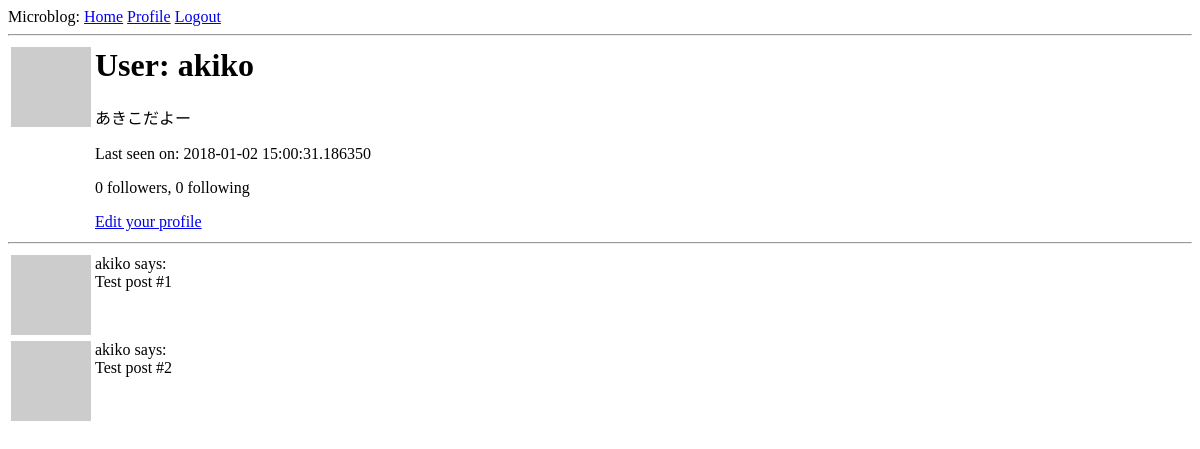
/user/akiko (signed in), run on an earlier commit of the app's database.
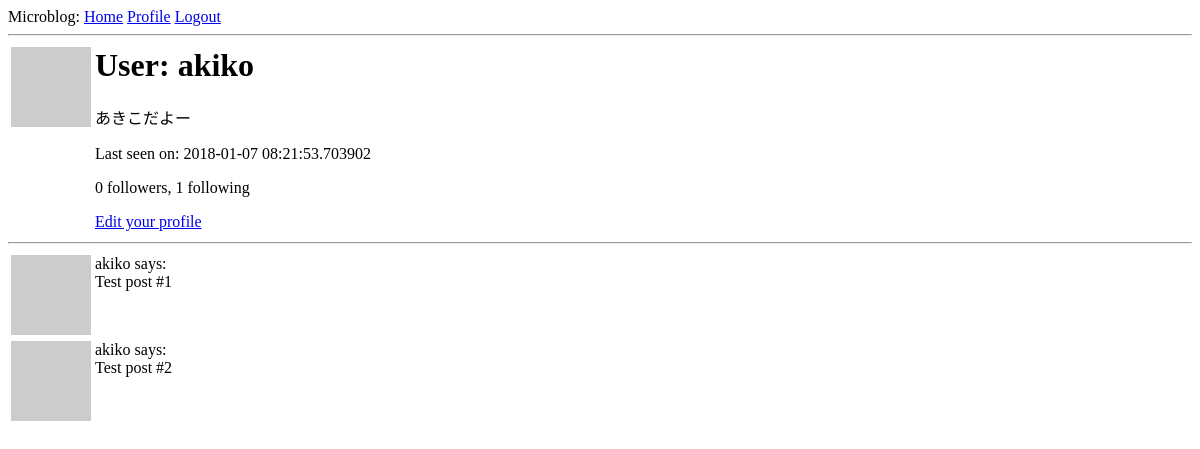
And on a later commit of the database.
### app/models.py (models this page shows, shortened)
class User(UserMixin,db.Model):
    id = db.Column(db.Integer,primary_key=True)
    username = db.Column(db.String(64),index=True,unique=True)
    email = db.Column(db.String(120),index=True,unique=True)
    password_hash = db.Column(db.String(128))
    about_me = db.Column(db.String(140))
    last_seen = db.Column(db.DateTime,default=datetime.utcnow)
    """
    a db.relationship field is normally defined on the “one” side, and
    is used as a convenient way to get access to the “many”.
    """
    posts = db.relationship("Post",backref="author",lazy="dynamic")
    """
    フォロー・フォロワーの関係を追加
    "User": セルフ参照の関係なので自分自身
    secondary: 関係性を表す関係テーブル
    followers.c.**: cはColumnsを表すプロパティ
    詳細はp.134~135を参照のこと（８．３節）
    """
    followed = db.relationship(
        "User",secondary=followers,
        primaryjoin=(followers.c.follower_id == id),
        secondaryjoin=(followers.c.followed_id == id),
        backref=db.backref("followers",lazy="dynamic"),lazy="dynamic"
    )
    def avatar(self,size):
        digest = md5(self.email.lower().encode('utf-8')).hexdigest()
        return "https://www.gravatar.com/avatar/{}?d=identicon&s={}".\
            format(digest,size)

### app/routes.py (the view)
@app.route('/user/<username>')
@login_required
def user(username):
    user = User.query.filter_by(username=username).first_or_404()
    posts = [
        dict(author=user,body="Test post #1"),
        dict(author=user,body="Test post #2")
    ]
    return render_template("user.html",user=user,posts=posts)

### app/models.py (called while the page is built)
@login.user_loader
def load_user(id):
    return User.query.get(int(id))

### app/routes.py (called while the page is built)
@app.before_request
def before_request():
    if current_user.is_authenticated:
        current_user.last_seen = datetime.utcnow()
        db.session.commit()

### app/templates/user.html
{% extends "base.html" %}
{% block content %}
<table>
  <tr valign="top">
    <td><img src="{{ user.avatar(128) }}" alt=""></td>
    <td>
      <h1>User: {{ user.username }}</h1>
      {% if user.about_me %}
      <p>{{ user.about_me }}</p>
      {% endif %}
      {% if user.last_seen %}
      <p>Last seen on: {{ user.last_seen }}</p>
      {% endif %}
      <p>{{ user.followers.count() }} followers, {{ user.followed.count() }} following </p>
      {% if user == current_user %}
      <p><a href="{{ url_for('edit_profile') }}">Edit your profile</a></p>
      {% elif not current_user.is_following(user) %}
      <p><a href="{{ url_for("follow",username=user.username) }}">Follow</a></p>
      {% else %}
      <p><a href="{{ url_for("unfollow",username=user.username) }}">Unfollow</a></p>
      {% endif %}
    </td>
  </tr>
</table>
<hr>
{%for post in posts %}
  {% include '_post.html' %}
{% endfor %}
{% endblock %}

### app/templates/base.html (shortened to what this page needs)
<html>
    <head>
    </head>
    <body>
        <div>Microblog:
          <a href="{{ url_for('index') }}">Home</a>
          {% if current_user.is_anonymous %}
          <a href="{{ url_for('login') }}">Login</a>
          {% else %}
          <a href="{{ url_for('user',username=current_user.username) }}">Profile</a>
          <a href="{{ url_for('logout') }}">Logout</a>
          {% endif %}
        </div>
        <hr>
        {% block content %}{% endblock %}
    </body>
</html>

### app/templates/_post.html
<table>
  <tr valign="top">
    <td><img src="{{ post.author.avatar(36) }}" alt=""></td>
    <td>{{ post.author.username }} says:<br>{{ post.body }}</td>
  </tr>
</table>

What changed in the data, as far as the page shows it:
changed User "akiko": last_seen "2018-01-02 15:00:31.186350" → "2018-01-07 08:21:53.703902"
Also different on the page:
{{ user.followed.count() }}: "0" → "1"
